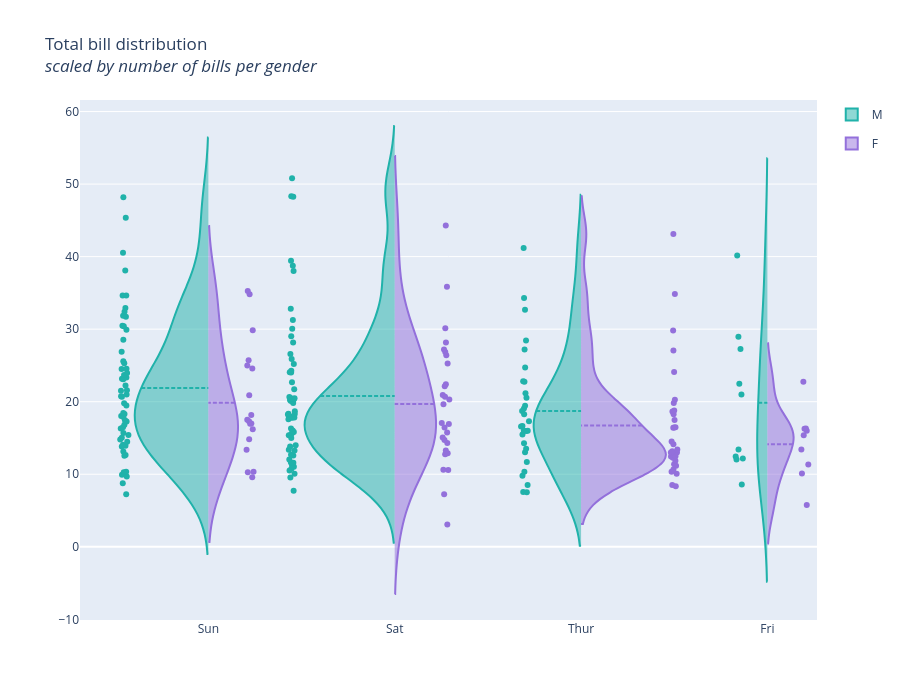

Notebook code cell kept with this figure:
### Code cell
df = pd.read_csv("https://raw.githubusercontent.com/plotly/datasets/master/violin_data.csv")

pointpos_male = [-0.9,-1.1,-0.6,-0.3]
pointpos_female = [0.45,0.55,1,0.4]
show_legend = [True,False,False,False]

fig = go.Figure()

for i in range(0,len(pd.unique(df['day']))):
    fig.add_trace(
        go.Violin(
                x=df['day'][(df['sex'] == 'Male')
                & (df['day'] == pd.unique(df['day'])[i])],
                y=df['total_bill'][(df['sex'] == 'Male')
                & (df['day'] == pd.unique(df['day'])[i])],
                legendgroup='M', scalegroup='M', name='M',
                side='negative',
                pointpos=pointpos_male[i], # where to position points
                line_color='lightseagreen',
                showlegend=show_legend[i]
                 )
             )
    
    fig.add_trace(
        go.Violin(
            x=df['day'][(df['sex'] == 'Female')
            & (df['day'] == pd.unique(df['day'])[i])],
            y=df['total_bill'][(df['sex'] == 'Female')
            & (df['day'] == pd.unique(df['day'])[i])],
            legendgroup='F',
            scalegroup='F', 
            name='F',
            side='positive',
            pointpos=pointpos_female[i],
            line_color='mediumpurple',
            showlegend=show_legend[i])
             )

# update characteristics shared by all traces
fig.update_traces(
        meanline_visible=True,
        points='all', # show all points
        jitter=0.05,  # add some jitter on points for better visibility
        scalemode='count'
) #scale violin plot area with total count

fig.update_layout(
    title_text="Total bill distribution<br><i>scaled by number of bills per gender",
    violingap=0, violingroupgap=0, violinmode='overlay', height=700, width=900)

fig.show()

### Figure 1 — Plotly figure (JSON) as saved in the notebook; plotly's stock layout.template omitted (floating-point values rounded to 4 significant figures)
{"data": [{"jitter": 0.05, "legendgroup": "M", "line": {"color": "lightseagreen"}, "meanline": {"visible": true}, "name": "M", "pointpos": -0.9, "points": "all", "scalegroup": "M", "scalemode": "count", "showlegend": true, "side": "negative", "type": "violin", "x": ["Sun", "Sun", "Sun", "Sun", "Sun", "Sun", "Sun", "Sun", "Sun", "Sun", "Sun", "Sun", "Sun", "Sun", "Sun", "Sun", "Sun", "Sun", "Sun", "Sun", "Sun", "Sun", "Sun", "Sun", "Sun", "Sun", "Sun", "Sun", "Sun", "Sun", "Sun", "Sun", "Sun", "Sun", "Sun", "Sun", "Sun", "Sun", "Sun", "Sun", "Sun", "Sun", "Sun", "Sun", "Sun", "Sun", "Sun", "Sun", "Sun", "Sun", "Sun", "Sun", "Sun", "Sun", "Sun", "Sun", "Sun", "Sun"], "y": [10.34, 21.01, 23.68, 25.29, 8.77, 26.88, 15.04, 14.78, 10.27, 15.42, 18.43, 21.58, 16.29, 17.46, 13.94, 9.68, 30.4, 18.29, 22.23, 32.4, 28.55, 18.04, 12.54, 9.94, 25.56, 19.49, 38.07, 23.95, 29.93, 14.07, 13.13, 17.26, 24.55, 19.77, 48.17, 16.49, 21.5, 12.66, 13.81, 24.52, 20.76, 31.71, 7.25, 31.85, 16.82, 32.9, 17.89, 14.48, 34.63, 34.65, 23.33, 45.35, 23.17, 40.55, 20.69, 30.46, 23.1, 15.69]}, {"jitter": 0.05, "legendgroup": "F", "line": {"color": "mediumpurple"}, "meanline": {"visible": true}, "name": "F", "pointpos": 0.45, "points": "all", "scalegroup": "F", "scalemode": "count", "showlegend": true, "side": "positive", "type": "violin", "x": ["Sun", "Sun", "Sun", "Sun", "Sun", "Sun", "Sun", "Sun", "Sun", "Sun", "Sun", "Sun", "Sun", "Sun", "Sun", "Sun", "Sun", "Sun"], "y": [16.99, 24.59, 35.26, 14.83, 10.33, 16.97, 10.29, 34.81, 25.71, 17.31, 29.85, 25, 13.39, 16.21, 17.51, 9.6, 20.9, 18.15]}, {"jitter": 0.05, "legendgroup": "M", "line": {"color": "lightseagreen"}, "meanline": {"visible": true}, "name": "M", "pointpos": -1.1, "points": "all", "scalegroup": "M", "scalemode": "count", "showlegend": false, "side": "negative", "type": "violin", "x": ["Sat", "Sat", "Sat", "Sat", "Sat", "Sat", "Sat", "Sat", "Sat", "Sat", "Sat", "Sat", "Sat", "Sat", "Sat", "Sat", "Sat", "Sat", "Sat", "Sat", "Sat", "Sat", "Sat", "Sat", "Sat", "Sat", "Sat", "Sat", "Sat", "Sat", "Sat", "Sat", "Sat", "Sat", "Sat", "Sat", "Sat", "Sat", "Sat", "Sat", "Sat", "Sat", "Sat", "Sat", "Sat", "Sat", "Sat", "Sat", "Sat", "Sat", "Sat", "Sat", "Sat", "Sat", "Sat", "Sat", "Sat", "Sat", "Sat"], "y": [20.65, 17.92, 39.42, 19.82, 17.81, 13.37, 12.69, 21.7, 9.55, 18.35, 17.78, 24.06, 16.31, 18.69, 31.27, 16.04, 38.01, 11.24, 48.27, 20.29, 13.81, 11.02, 18.29, 17.59, 20.08, 20.23, 15.01, 12.02, 10.51, 17.92, 15.36, 20.49, 25.21, 18.24, 14, 50.81, 15.81, 26.59, 38.73, 24.27, 30.06, 25.89, 48.33, 28.15, 11.59, 7.74, 20.45, 13.28, 24.01, 15.69, 11.61, 10.77, 15.53, 10.07, 12.6, 32.83, 29.03, 22.67, 17.82]}, {"jitter": 0.05, "legendgroup": "F", "line": {"color": "mediumpurple"}, "meanline": {"visible": true}, "name": "F", "pointpos": 0.55, "points": "all", "scalegroup": "F", "scalemode": "count", "showlegend": false, "side": "positive", "type": "violin", "x": ["Sat", "Sat", "Sat", "Sat", "Sat", "Sat", "Sat", "Sat", "Sat", "Sat", "Sat", "Sat", "Sat", "Sat", "Sat", "Sat", "Sat", "Sat", "Sat", "Sat", "Sat", "Sat", "Sat", "Sat", "Sat", "Sat", "Sat", "Sat"], "y": [20.29, 15.77, 19.65, 15.06, 20.69, 16.93, 26.41, 16.45, 3.07, 17.07, 26.86, 25.28, 14.73, 44.3, 22.42, 20.92, 14.31, 7.25, 10.59, 10.63, 12.76, 13.27, 28.17, 12.9, 30.14, 22.12, 35.83, 27.18]}, {"jitter": 0.05, "legendgroup": "M", "line": {"color": "lightseagreen"}, "meanline": {"visible": true}, "name": "M", "pointpos": -0.6, "points": "all", "scalegroup": "M", "scalemode": "count", "showlegend": false, "side": "negative", "type": "violin", "x": ["Thur", "Thur", "Thur", "Thur", "Thur", "Thur", "Thur", "Thur", "Thur", "Thur", "Thur", "Thur", "Thur", "Thur", "Thur", "Thur", "Thur", "Thur", "Thur", "Thur", "Thur", "Thur", "Thur", "Thur", "Thur", "Thur", "Thur", "Thur", "Thur", "Thur"], "y": [27.2, 22.76, 17.29, 19.44, 16.66, 32.68, 15.98, 13.03, 18.28, 24.71, 21.16, 11.69, 14.26, 15.95, 8.52, 22.82, 19.08, 16, 34.3, 41.19, 9.78, 7.51, 28.44, 15.48, 16.58, 7.56, 10.34, 13.51, 18.71, 20.53]}, {"jitter": 0.05, "legendgroup": "F", "line": {"color": "mediumpurple"}, "meanline": {"visible": true}, "name": "F", "pointpos": 1, "points": "all", "scalegroup": "F", "scalemode": "count", "showlegend": false, "side": "positive", "type": "violin", "x": ["Thur", "Thur", "Thur", "Thur", "Thur", "Thur", "Thur", "Thur", "Thur", "Thur", "Thur", "Thur", "Thur", "Thur", "Thur", "Thur", "Thur", "Thur", "Thur", "Thur", "Thur", "Thur", "Thur", "Thur", "Thur", "Thur", "Thur", "Thur", "Thur", "Thur", "Thur", "Thur"], "y": [10.07, 34.83, 10.65, 12.43, 24.08, 13.42, 12.48, 29.8, 14.52, 11.38, 20.27, 11.17, 12.26, 18.26, 8.51, 10.33, 14.15, 13.16, 17.47, 27.05, 16.43, 8.35, 18.64, 11.87, 19.81, 43.11, 13, 12.74, 13, 16.4, 16.47, 18.78]}, {"jitter": 0.05, "legendgroup": "M", "line": {"color": "lightseagreen"}, "meanline": {"visible": true}, "name": "M", "pointpos": -0.3, "points": "all", "scalegroup": "M", "scalemode": "count", "showlegend": false, "side": "negative", "type": "violin", "x": ["Fri", "Fri", "Fri", "Fri", "Fri", "Fri", "Fri", "Fri", "Fri", "Fri"], "y": [28.97, 22.49, 40.17, 27.28, 12.03, 21.01, 12.46, 12.16, 8.58, 13.42]}, {"jitter": 0.05, "legendgroup": "F", "line": {"color": "mediumpurple"}, "meanline": {"visible": true}, "name": "F", "pointpos": 0.4, "points": "all", "scalegroup": "F", "scalemode": "count", "showlegend": false, "side": "positive", "type": "violin", "x": ["Fri", "Fri", "Fri", "Fri", "Fri", "Fri", "Fri", "Fri", "Fri"], "y": [5.75, 16.32, 22.75, 11.35, 15.38, 13.42, 15.98, 16.27, 10.09]}], "layout": {"height": 700, "title": {"text": "Total bill distribution<br><i>scaled by number of bills per gender"}, "violingap": 0, "violingroupgap": 0, "violinmode": "overlay", "width": 900, "xaxis": {"autorange": true, "range": [-0.6889, 3.266], "type": "category"}, "yaxis": {"autorange": true, "range": [-10.09, 61.59], "type": "linear"}}}
